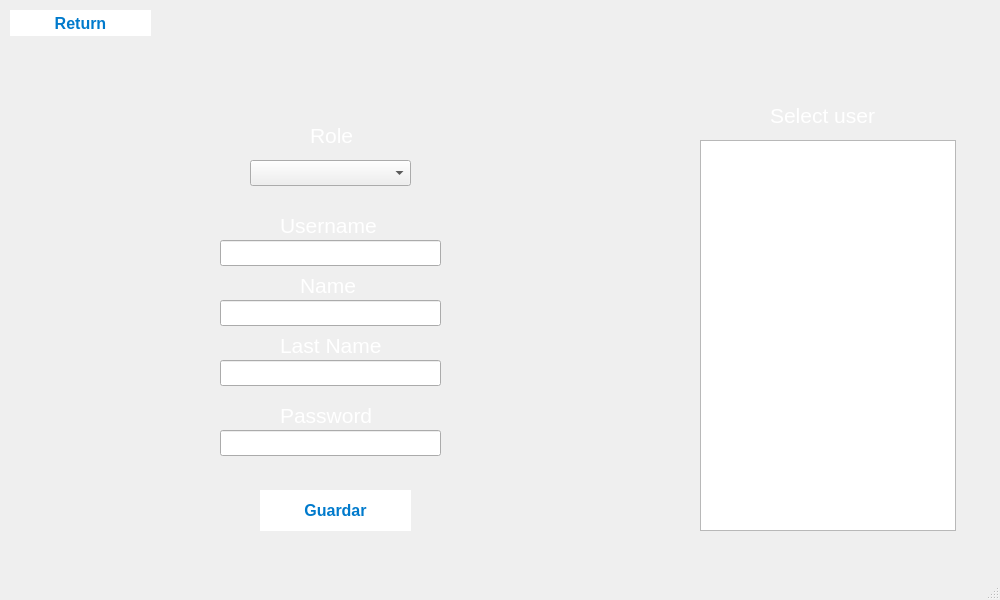
<?xml version="1.0" encoding="UTF-8"?>
<ui version="4.0">
 <class>ModifyUser</class>
 <widget class="QMainWindow" name="ModifyUser">
  <property name="geometry">
   <rect>
    <x>0</x>
    <y>0</y>
    <width>1000</width>
    <height>600</height>
   </rect>
  </property>
  <property name="windowTitle">
   <string>MainWindow</string>
  </property>
  <widget class="QWidget" name="centralwidget">
   <widget class="QWidget" name="widgetUser" native="true">
    <property name="geometry">
     <rect>
      <x>790</x>
      <y>30</y>
      <width>71</width>
      <height>61</height>
     </rect>
    </property>
   </widget>
   <widget class="QLabel" name="nombre">
    <property name="geometry">
     <rect>
      <x>310</x>
      <y>120</y>
      <width>61</width>
      <height>31</height>
     </rect>
    </property>
    <property name="palette">
     <palette>
      <active>
       <colorrole role="WindowText">
        <brush brushstyle="SolidPattern">
         <color alpha="255">
          <red>255</red>
          <green>255</green>
          <blue>255</blue>
         </color>
        </brush>
       </colorrole>
      </active>
      <inactive>
       <colorrole role="WindowText">
        <brush brushstyle="SolidPattern">
         <color alpha="255">
          <red>255</red>
          <green>255</green>
          <blue>255</blue>
         </color>
        </brush>
       </colorrole>
      </inactive>
      <disabled/>
     </palette>
    </property>
    <property name="font">
     <font>
      <pointsize>16</pointsize>
      <bold>false</bold>
     </font>
    </property>
    <property name="text">
     <string>Role</string>
    </property>
   </widget>
   <widget class="QPushButton" name="pushButton1">
    <property name="geometry">
     <rect>
      <x>260</x>
      <y>490</y>
      <width>151</width>
      <height>41</height>
     </rect>
    </property>
    <property name="font">
     <font>
      <pointsize>-1</pointsize>
      <bold>true</bold>
     </font>
    </property>
    <property name="styleSheet">
     <string notr="true">    QPushButton {
        background-color: white;
        color: #007ACC; /* Text color */
        border-radius: 25px; /* Rounded corners */
        font-weight: bold;
        font-size: 16px;
    }
    QPushButton:hover {
        background-color: #E0E0E0; /* Hover effect */
        box-shadow: 0px 4px 8px rgba(0, 0, 0, 0.2);
    }
    QPushButton:pressed {
        background-color: #B0B0B0; /* Click effect */
    }</string>
    </property>
    <property name="text">
     <string>Guardar</string>
    </property>
   </widget>
   <widget class="QPushButton" name="pushButton1_2">
    <property name="geometry">
     <rect>
      <x>10</x>
      <y>10</y>
      <width>141</width>
      <height>26</height>
     </rect>
    </property>
    <property name="font">
     <font>
      <pointsize>-1</pointsize>
      <bold>true</bold>
     </font>
    </property>
    <property name="styleSheet">
     <string notr="true">    QPushButton {
        background-color: white;
        color: #007ACC; /* Text color */
        border-radius: 25px; /* Rounded corners */
        font-weight: bold;
        font-size: 16px;
    }
    QPushButton:hover {
        background-color: #E0E0E0; /* Hover effect */
        box-shadow: 0px 4px 8px rgba(0, 0, 0, 0.2);
    }
    QPushButton:pressed {
        background-color: #B0B0B0; /* Click effect */
    }</string>
    </property>
    <property name="text">
     <string>Return</string>
    </property>
   </widget>
   <widget class="QComboBox" name="comboBox">
    <property name="geometry">
     <rect>
      <x>250</x>
      <y>160</y>
      <width>161</width>
      <height>26</height>
     </rect>
    </property>
   </widget>
   <widget class="QLabel" name="name">
    <property name="geometry">
     <rect>
      <x>300</x>
      <y>270</y>
      <width>61</width>
      <height>31</height>
     </rect>
    </property>
    <property name="palette">
     <palette>
      <active>
       <colorrole role="WindowText">
        <brush brushstyle="SolidPattern">
         <color alpha="255">
          <red>255</red>
          <green>255</green>
          <blue>255</blue>
         </color>
        </brush>
       </colorrole>
      </active>
      <inactive>
       <colorrole role="WindowText">
        <brush brushstyle="SolidPattern">
         <color alpha="255">
          <red>255</red>
          <green>255</green>
          <blue>255</blue>
         </color>
        </brush>
       </colorrole>
      </inactive>
      <disabled/>
     </palette>
    </property>
    <property name="font">
     <font>
      <pointsize>16</pointsize>
      <bold>false</bold>
     </font>
    </property>
    <property name="text">
     <string>Name</string>
    </property>
   </widget>
   <widget class="QLabel" name="lastName">
    <property name="geometry">
     <rect>
      <x>280</x>
      <y>330</y>
      <width>111</width>
      <height>31</height>
     </rect>
    </property>
    <property name="palette">
     <palette>
      <active>
       <colorrole role="WindowText">
        <brush brushstyle="SolidPattern">
         <color alpha="255">
          <red>255</red>
          <green>255</green>
          <blue>255</blue>
         </color>
        </brush>
       </colorrole>
      </active>
      <inactive>
       <colorrole role="WindowText">
        <brush brushstyle="SolidPattern">
         <color alpha="255">
          <red>255</red>
          <green>255</green>
          <blue>255</blue>
         </color>
        </brush>
       </colorrole>
      </inactive>
      <disabled/>
     </palette>
    </property>
    <property name="font">
     <font>
      <pointsize>16</pointsize>
      <bold>false</bold>
     </font>
    </property>
    <property name="text">
     <string>Last Name</string>
    </property>
   </widget>
   <widget class="QLabel" name="username">
    <property name="geometry">
     <rect>
      <x>280</x>
      <y>210</y>
      <width>111</width>
      <height>31</height>
     </rect>
    </property>
    <property name="palette">
     <palette>
      <active>
       <colorrole role="WindowText">
        <brush brushstyle="SolidPattern">
         <color alpha="255">
          <red>255</red>
          <green>255</green>
          <blue>255</blue>
         </color>
        </brush>
       </colorrole>
      </active>
      <inactive>
       <colorrole role="WindowText">
        <brush brushstyle="SolidPattern">
         <color alpha="255">
          <red>255</red>
          <green>255</green>
          <blue>255</blue>
         </color>
        </brush>
       </colorrole>
      </inactive>
      <disabled/>
     </palette>
    </property>
    <property name="font">
     <font>
      <pointsize>16</pointsize>
      <bold>false</bold>
     </font>
    </property>
    <property name="text">
     <string>Username</string>
    </property>
   </widget>
   <widget class="QLineEdit" name="apellido">
    <property name="geometry">
     <rect>
      <x>220</x>
      <y>360</y>
      <width>221</width>
      <height>26</height>
     </rect>
    </property>
   </widget>
   <widget class="QLineEdit" name="nombre_3">
    <property name="geometry">
     <rect>
      <x>220</x>
      <y>300</y>
      <width>221</width>
      <height>26</height>
     </rect>
    </property>
   </widget>
   <widget class="QLineEdit" name="user">
    <property name="geometry">
     <rect>
      <x>220</x>
      <y>240</y>
      <width>221</width>
      <height>26</height>
     </rect>
    </property>
   </widget>
   <widget class="QListWidget" name="listWidget">
    <property name="geometry">
     <rect>
      <x>700</x>
      <y>140</y>
      <width>256</width>
      <height>391</height>
     </rect>
    </property>
    <property name="font">
     <font>
      <pointsize>12</pointsize>
      <bold>true</bold>
     </font>
    </property>
   </widget>
   <widget class="QLabel" name="nombre_2">
    <property name="geometry">
     <rect>
      <x>770</x>
      <y>100</y>
      <width>121</width>
      <height>31</height>
     </rect>
    </property>
    <property name="palette">
     <palette>
      <active>
       <colorrole role="WindowText">
        <brush brushstyle="SolidPattern">
         <color alpha="255">
          <red>255</red>
          <green>255</green>
          <blue>255</blue>
         </color>
        </brush>
       </colorrole>
      </active>
      <inactive>
       <colorrole role="WindowText">
        <brush brushstyle="SolidPattern">
         <color alpha="255">
          <red>255</red>
          <green>255</green>
          <blue>255</blue>
         </color>
        </brush>
       </colorrole>
      </inactive>
      <disabled/>
     </palette>
    </property>
    <property name="font">
     <font>
      <pointsize>16</pointsize>
      <bold>false</bold>
     </font>
    </property>
    <property name="text">
     <string>Select user</string>
    </property>
   </widget>
   <widget class="QLineEdit" name="password">
    <property name="geometry">
     <rect>
      <x>220</x>
      <y>430</y>
      <width>221</width>
      <height>26</height>
     </rect>
    </property>
    <property name="text">
     <string/>
    </property>
   </widget>
   <widget class="QLabel" name="lastName_2">
    <property name="geometry">
     <rect>
      <x>280</x>
      <y>400</y>
      <width>111</width>
      <height>31</height>
     </rect>
    </property>
    <property name="palette">
     <palette>
      <active>
       <colorrole role="WindowText">
        <brush brushstyle="SolidPattern">
         <color alpha="255">
          <red>255</red>
          <green>255</green>
          <blue>255</blue>
         </color>
        </brush>
       </colorrole>
      </active>
      <inactive>
       <colorrole role="WindowText">
        <brush brushstyle="SolidPattern">
         <color alpha="255">
          <red>255</red>
          <green>255</green>
          <blue>255</blue>
         </color>
        </brush>
       </colorrole>
      </inactive>
      <disabled/>
     </palette>
    </property>
    <property name="font">
     <font>
      <pointsize>16</pointsize>
      <bold>false</bold>
     </font>
    </property>
    <property name="text">
     <string>Password</string>
    </property>
   </widget>
  </widget>
  <widget class="QMenuBar" name="menubar">
   <property name="geometry">
    <rect>
     <x>0</x>
     <y>0</y>
     <width>1000</width>
     <height>22</height>
    </rect>
   </property>
  </widget>
  <widget class="QStatusBar" name="statusbar"/>
 </widget>
 <resources/>
 <connections/>
</ui>
